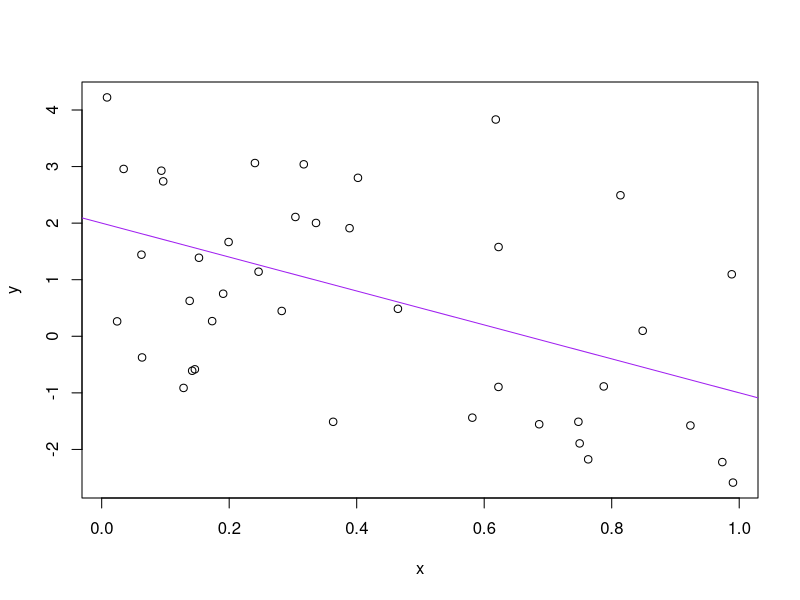

This chart was generated by the following R code:
#Set and check a new working directory (Dropbox so we can shift between computers)
setwd("C:/Users/zbinney/Dropbox/Learning R/STAT545")
getwd()

#Create some data for a simple scatterplot with trend line
a <- 2
b <- -3
sig_sq <- 2.0
x <- runif(40)
y <- a + b * x + rnorm(40, sd = sqrt(sig_sq))
(avg_x <- mean(x))


#Print the two 40-observation objects you just created
x
y

#Print the mean of X to a .txt file
write(avg_x, "avg_x.txt")

#Create a scatterplot with trendline of X and Y
plot(x, y)
abline(a, b, col = "purple")

#Print scatterplot to external PDF file
dev.print(pdf, "toy_line_plot.pdf")
